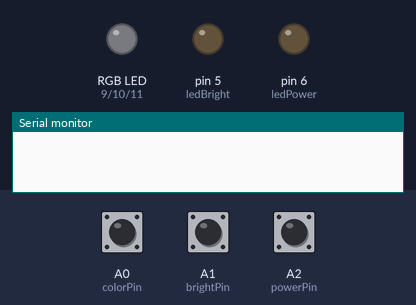
Simulated run of this program. Board: Arduino Uno, built with avr-gcc and run on an emulated ATmega328P. Shown: an RGB LED mixed from three pins (HIGH = lit), output pins drawn as LEDs (lit = HIGH), the last lines printed to the serial monitor. Inputs (shaded band) come from the test bench; at power-on: A0 (colorPin) HIGH, A2 (powerPin) HIGH, A1 (brightPin) HIGH.

Above: at 1.2 s.
1.3 s: A0 (colorPin) pulsed LOW 5 times (0.12 s each, 0.3 s apart)
At 1.9 s:
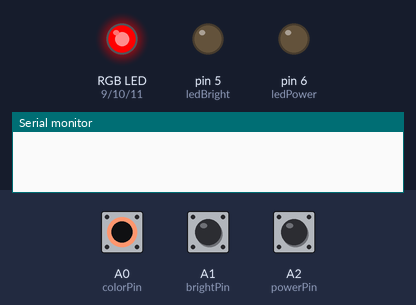
5.9 s: A2 (powerPin) pulled LOW for 1 s
At 6.3 s:
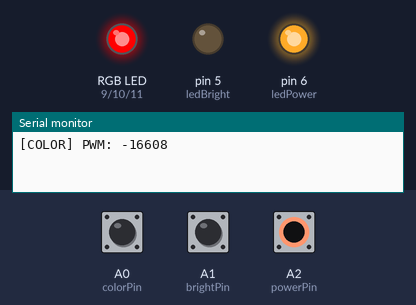
8.4 s: A2 (powerPin) pulled LOW for 3.2 s
At 9.4 s:
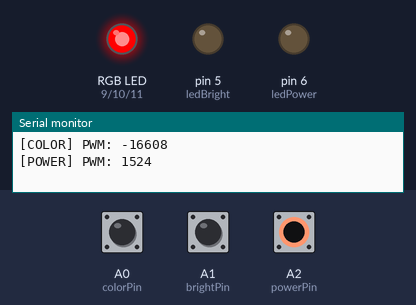
Timing chart, 0 to 11.4 s (numbered marks = the images above; inputs shaded):
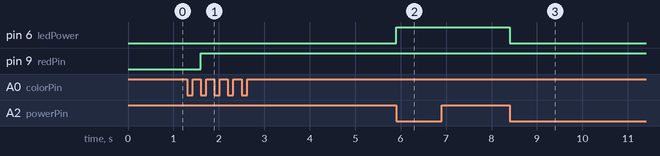

Measured:
- after the input at 1.3 s, pin 9 (redPin): LOW → HIGH after 0.30 s
- after the input at 5.9 s, pin 6 (ledPower): LOW → HIGH at once
- after the input at 8.4 s, pin 6 (ledPower): HIGH → LOW at once

The program:

main.cpp
```cpp
#include <Arduino.h>
#include "PinChangeInterrupt.h"  // 핀 변경 인터럽트 라이브러리

// === 인터럽트 핸들러 함수 선언 ===
// 각 채널에서 신호가 들어올 때 실행되는 함수들입니다.
void isrPowerInput();       // 전원 ON/OFF용 인터럽트
void isrColorInput();       // 색상 제어 인터럽트
void isrBrightnessInput();  // 밝기 제어 인터럽트

// === 주요 동작 함수 선언 ===
void handlePowerToggle();   // 전원 상태 변경
void adjustColor();         // 색상 변경
void adjustBrightness();    // 밝기 변경
void debugPrint();          // 시리얼 디버깅 출력

// === 핀 매핑 ===
// 각 수신기 채널에 해당하는 아날로그 핀에 연결합니다.
const int powerPin     = A2;  // CH5 (보통 스위치 타입 채널) → 전원 토글
const int colorPin     = A0;  // CH3 → 색상 조절 (스로틀 스틱)
const int brightPin    = A1;  // CH2 → 밝기 조절 (엘리베이터 스틱)

// === PWM 신호 측정용 변수 ===
// PWM 신호의 폭(마이크로초)을 저장하고, 새로운 신호가 들어왔는지 여부를 표시합니다.
volatile int           pulsePower     = 1500;  // 기본값: 1500us (중간값)
volatile unsigned long tPowerStart    = 0;
volatile bool          flagPower      = false;

volatile int           pulseColor     = 1500;
volatile unsigned long tColorStart    = 0;
volatile bool          flagColor      = false;

volatile int           pulseBrightness= 1500;
volatile unsigned long tBrightStart   = 0;
volatile bool          flagBright     = false;

// === 실시간으로 매핑된 PWM 값을 저장하는 변수 ===
int pwmValPower;
int pwmValColor;
int pwmValBright;

// === 출력 핀 설정 (LED) ===
const int redPin    = 9;   // R: 빨간색
const int greenPin  = 10;  // G: 초록색
const int bluePin   = 11;  // B: 파란색

const int ledPower  = 6;   // 시스템 ON/OFF 표시용 LED
const int ledBright = 5;   // 밝기 수준 표시용 LED

// RGB 값 저장 변수
int rVal, gVal, bVal;

void setup() {
  // === 입력 핀 설정 및 인터럽트 등록 ===
  pinMode(powerPin, INPUT_PULLUP);
  attachPCINT(digitalPinToPCINT(powerPin), isrPowerInput, CHANGE);

  pinMode(colorPin, INPUT_PULLUP);
  attachPCINT(digitalPinToPCINT(colorPin), isrColorInput, CHANGE);

  pinMode(brightPin, INPUT_PULLUP);
  attachPCINT(digitalPinToPCINT(brightPin), isrBrightnessInput, CHANGE);

  // === 출력 핀 설정 ===
  pinMode(redPin, OUTPUT);
  pinMode(greenPin, OUTPUT);
  pinMode(bluePin, OUTPUT);
  pinMode(ledPower, OUTPUT);
  pinMode(ledBright, OUTPUT);

  Serial.begin(9600);  // 시리얼 통신 시작
}

void loop() {
  // 각각의 인터럽트가 발생하면 처리 후 플래그를 false로 초기화

  if (flagPower) {
    pwmValPower = pulsePower;
    handlePowerToggle();
    flagPower = false;
  }

  if (flagColor) {
    pwmValColor = pulseColor;
    adjustColor();
    flagColor = false;
  }

  if (flagBright) {
    pwmValBright = pulseBrightness;
    adjustBrightness();
    flagBright = false;
  }

  // 시리얼 출력 (디버깅용)
  debugPrint();
}

// === 인터럽트 함수 구현 ===

// CH5 (스위치) 입력 변화 감지
void isrPowerInput() {
  if (digitalRead(powerPin)) {
    tPowerStart = micros();  // 상승 에지에서 시간 기록
  } else {
    pulsePower = micros() - tPowerStart;  // 하강 에지에서 폭 계산
    flagPower = true;  // 새 신호 수신 표시
  }
}

// CH3 (스로틀) 입력 변화 감지
void isrColorInput() {
  if (digitalRead(colorPin)) {
    tColorStart = micros();
  } else if (tColorStart && !flagColor) {
    pulseColor = micros() - tColorStart;
    flagColor = true;
  }
}

// CH2 (엘리베이터) 입력 변화 감지
void isrBrightnessInput() {
  if (digitalRead(brightPin)) {
    tBrightStart = micros();
  } else if (tBrightStart && !flagBright) {
    pulseBrightness = micros() - tBrightStart;
    flagBright = true;
  }
}

// === 기능 함수 구현 ===

// 스위치 값에 따라 전원 표시 LED ON/OFF
void handlePowerToggle() {
  digitalWrite(ledPower, pwmValPower >= 1500 ? HIGH : LOW);
}

// CH2로 밝기를 0~255 범위로 조절
void adjustBrightness() {
  int level = map(pwmValBright, 1000, 2000, 0, 255);
  level = constrain(level, 0, 255);  // 범위 제한
  analogWrite(ledBright, level);     // 밝기 LED 출력
}

// HSV 색상환 기반으로 색상 변화
void adjustColor() {
  int hue = map(pwmValColor, 1000, 2000, 0, 255);
  hue = constrain(hue, 0, 255);

  // HSV → RGB 변환 알고리즘
  if (hue < 85) {
    rVal = 255 - hue * 3;
    gVal = hue * 3;
    bVal = 0;
  } else if (hue < 170) {
    int h2 = hue - 85;
    rVal = 0;
    gVal = 255 - h2 * 3;
    bVal = h2 * 3;
  } else {
    int h2 = hue - 170;
    rVal = h2 * 3;
    gVal = 0;
    bVal = 255 - h2 * 3;
  }

  // 각각의 색상 핀에 출력
  analogWrite(redPin, rVal);
  analogWrite(greenPin, gVal);
  analogWrite(bluePin, bVal);
}

// 디버깅용 시리얼 출력 함수
void debugPrint() {
  if (flagPower) {
    Serial.print("[POWER] PWM: "); Serial.println(pwmValPower);
  }
  if (flagColor) {
    Serial.print("[COLOR] PWM: "); Serial.println(pwmValColor);
  }
  if (flagBright) {
    Serial.print("[BRIGHTNESS] PWM: "); Serial.println(pwmValBright);
  }
}
```
